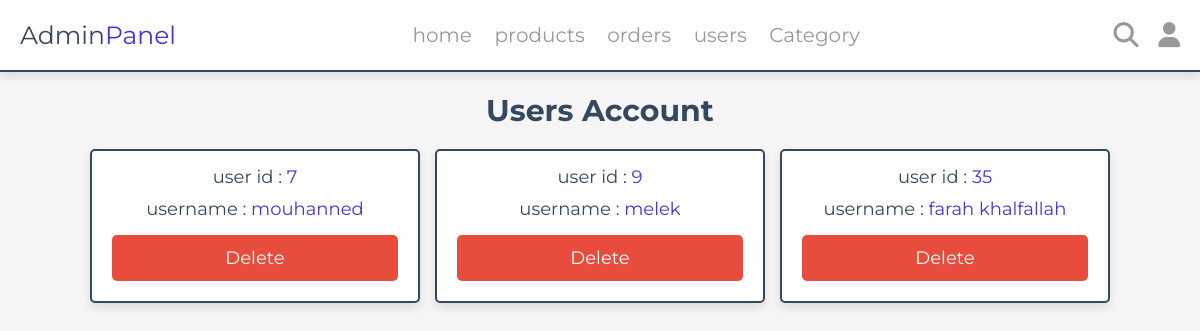
The app's page /users_accounts.php (signed in) with its own data.
### tables this page shows
CREATE TABLE `users` (
  `id` int(100) NOT NULL,
  `name` varchar(20) NOT NULL,
  `email` varchar(50) NOT NULL,
  `number` varchar(10) NOT NULL,
  `password` varchar(50) NOT NULL,
  `address` varchar(500) NOT NULL
);

### users_accounts.php (the view, shortened to what this page needs)
<?php
include 'components\connect.php';
?>
<!DOCTYPE html>
<html lang="en">
<head>
   <link rel="stylesheet" href="https://cdnjs.cloudflare.com/ajax/libs/font-awesome/6.1.1/css/all.min.css">
   <link rel="stylesheet" href="css\admin_style.css">
</head>
<body>
   <?php include 'components\admin_header.php' ?>
   <section class="accounts">
      <h1 class="heading">users account</h1>
      <div class="box-container">
         <?php
         $select_account = $conn->prepare("SELECT * FROM `users`");
         $select_account->execute();
         if ($select_account->rowCount() > 0) {
            while ($fetch_accounts = $select_account->fetch(PDO::FETCH_ASSOC)) {
               ?>
               <div class="box">
                  <p> user id : <span>
                        <?= $fetch_accounts['id']; ?>
                     </span> </p>
                  <p> username : <span>
                        <?= $fetch_accounts['name']; ?>
                     </span> </p>
                  <a href="users_accounts.php?delete=<?= $fetch_accounts['id']; ?>" class="delete-btn"
                     onclick="return confirm('delete this account?');">delete</a>
               </div>
               <?php
            }
         } else {
            echo '<p class="empty">no accounts available</p>';
         }
         ?>
      </div>
   </section>
</body>
</html>

### css/admin_style.css (style rules this page uses)
:root { --main-color:#4834d4; --red:#e74c3c; --orange:#f39c12; --black:#34495e; --white:#fff; --light-bg:#f5f5f5; --light-color:#999; --border:.2rem solid var(--black); --box-shadow:0 .5rem 1rem rgba(0,0,0,.1); }
* { font-family: 'Montserrat', sans-serif; margin:0; padding:0; box-sizing: border-box; text-decoration: none; outline: none; border:none; }
html { font-size: 62.5%; overflow-x: hidden; }
body { background-color: var(--light-bg); }
section { max-width: 1200px; margin:0 auto; padding:2rem; }
.btn, .delete-btn, .option-btn { display: block; margin-top: 1rem; border-radius: .5rem; cursor: pointer; width: 100%; font-size: 1.8rem; color:var(--white); padding:1.2rem 3rem; text-transform: capitalize; text-align: center; }
.delete-btn { background-color: var(--red); }
.heading { text-align: center; margin-bottom: 2rem; text-transform: capitalize; color:var(--black); font-size: 3rem; }
.accounts .box-container { display: grid; grid-template-columns: repeat(auto-fit, 33rem); gap:1.5rem; justify-content: center; align-items: flex-start; }
.accounts .box-container .box { background-color: var(--white); border-radius: .5rem; box-shadow: var(--box-shadow); border:var(--border); padding:2rem; padding-top: 1rem; text-align: center; }
.accounts .box-container .box p { padding: .5rem 0; font-size: 1.8rem; color:var(--black); }
.accounts .box-container .box p span { color:var(--main-color); }

### records on screen
users: id "7", name "mouhanned"
users: id "9", name "melek"
users: id "35", name "farah khalfallah"
